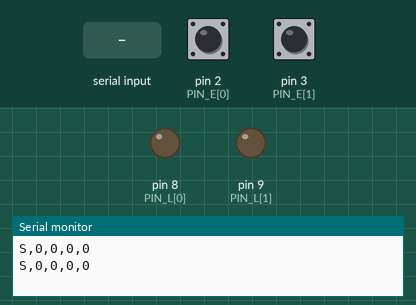
Bench run of a sketch on a simulated Arduino Uno, built with avr-gcc and run on an emulated ATmega328P. Shown: output pins drawn as LEDs (lit = HIGH), the last lines printed to the serial monitor. The inputs (shaded band) are chosen by the test bench; at power-on: pin 2 (PIN_E[0]) HIGH, pin 3 (PIN_E[1]) HIGH.

Above: at 1.2 s.
1.3 s: pin 2 (PIN_E[0]) pulled LOW for 0.15 s
At 1.9 s:
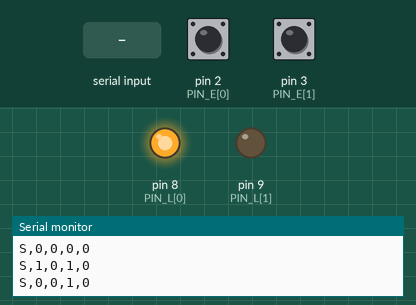
2.9 s: pin 3 (PIN_E[1]) pulled LOW for 0.15 s
At 4.1 s:
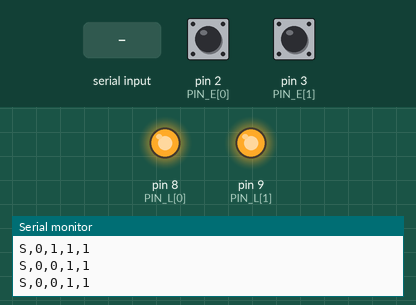
4.5 s: "L1:0\n" received over Serial
At 5.4 s:
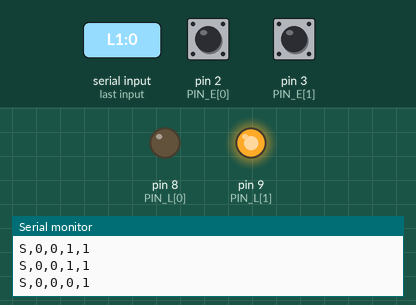
6.0 s: "L1:1\n" received over Serial
At 6.6 s:
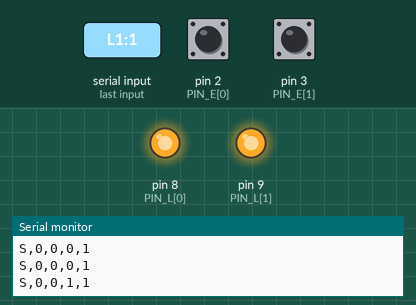
7.5 s: "L2:0\n" received over Serial
At 8.7 s:
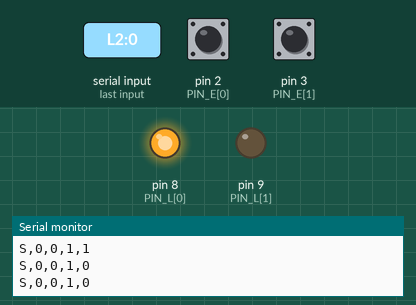
9.0 s: pin 2 (PIN_E[0]) pulled LOW for 0.15 s
At 10.2 s:
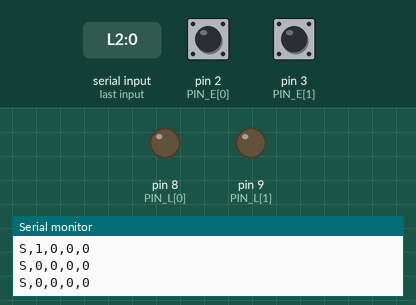
Timing chart, 0 to 12.0 s (numbered marks = the images above; inputs shaded):
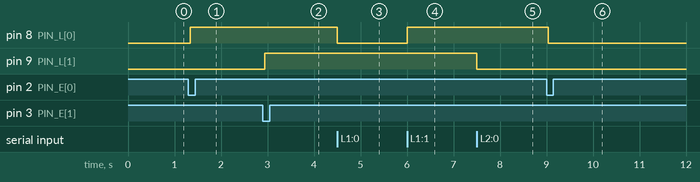

The sketch:

TP7_Arduino.ino
```cpp
/*
 * TP7 - Entorno gráfico | Informática II | Ingeniería Electrónica
 * Programa del Arduino: lee pulsadores, maneja LEDs y se comunica con Processing.
 *
 * Conexiones:
 *   Pulsador E1 -> D2 y GND   (INPUT_PULLUP, pulsado = LOW)
 *   Pulsador E2 -> D3 y GND
 *   LED L1 -> D8 -> resistencia 220 ohm -> LED -> GND
 *   LED L2 -> D9 -> resistencia 220 ohm -> LED -> GND
 *
 * Protocolo (9600 baudios, líneas terminadas en '\n'):
 *   Arduino -> PC : "S,e1,e2,l1,l2"
 *   PC -> Arduino : "L1:1", "L1:0", "L2:1", "L2:0", "?"
 */

const int PIN_E[2] = {2, 3};
const int PIN_L[2] = {8, 9};

bool led[2]        = {false, false};
bool entrada[2]    = {false, false};   // true = pulsado (ALTO lógico)
bool ultimaLectura[2] = {false, false};
unsigned long tCambio[2] = {0, 0};
const unsigned long REBOTE = 40;       // antirrebote en ms

unsigned long tUltimoEnvio = 0;
String buffer = "";

void enviarEstado() {
  Serial.print("S,");
  Serial.print(entrada[0]); Serial.print(',');
  Serial.print(entrada[1]); Serial.print(',');
  Serial.print(led[0]);     Serial.print(',');
  Serial.println(led[1]);
  tUltimoEnvio = millis();
}

void setLed(int i, bool v) {
  led[i] = v;
  digitalWrite(PIN_L[i], v ? HIGH : LOW);
}

void setup() {
  Serial.begin(9600);
  for (int i = 0; i < 2; i++) {
    pinMode(PIN_E[i], INPUT_PULLUP);
    pinMode(PIN_L[i], OUTPUT);
    digitalWrite(PIN_L[i], LOW);
  }
  enviarEstado();
}

void loop() {
  bool cambio = false;

  // ---- Entradas con antirrebote (Punto 3: pulsar alterna el LED correspondiente) ----
  for (int i = 0; i < 2; i++) {
    bool lectura = (digitalRead(PIN_E[i]) == LOW);     // LOW = pulsado
    if (lectura != ultimaLectura[i]) {
      tCambio[i] = millis();
      ultimaLectura[i] = lectura;
    }
    if ((millis() - tCambio[i]) > REBOTE && lectura != entrada[i]) {
      entrada[i] = lectura;
      if (entrada[i]) setLed(i, !led[i]);              // flanco de subida -> alterna LED
      cambio = true;
    }
  }

  // ---- Comandos desde la PC (Punto 2: clic en el mouse) ----
  while (Serial.available()) {
    char c = Serial.read();
    if (c == '\n') {
      buffer.trim();
      if (buffer == "?") {
        cambio = true;
      } else if (buffer.length() >= 4 && buffer[0] == 'L') {
        int i = buffer[1] - '1';
        if (i >= 0 && i < 2 && buffer[2] == ':') {
          setLed(i, buffer[3] == '1');
          cambio = true;
        }
      }
      buffer = "";
    } else if (buffer.length() < 16) {
      buffer += c;
    }
  }

  // Envía ante cualquier cambio, y cada 1 s como latido
  if (cambio || millis() - tUltimoEnvio > 1000) enviarEstado();
}
```

Measured:
- after the input at 1.3 s, pin 8 (PIN_L[0]): LOW → HIGH at once
- after the input at 2.9 s, pin 9 (PIN_L[1]): LOW → HIGH at once
- after the input at 4.5 s, pin 8 (PIN_L[0]): HIGH → LOW at once
- after the input at 6.0 s, pin 8 (PIN_L[0]): LOW → HIGH at once
- after the input at 7.5 s, pin 9 (PIN_L[1]): HIGH → LOW at once
- after the input at 9.0 s, pin 8 (PIN_L[0]): HIGH → LOW at once
